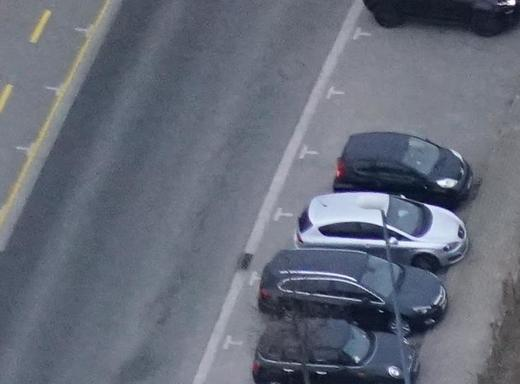
#> input picture Python_Scripts/TensorRT/273image.jpg, 520 x 384 px
$ python plot_register_translation_skimage.py ../TensorRT/273image.jpg ../TensorRT/273image.jpg
#> lines starting #> are read from the running program, lines starting #| are printed output that depends on the picture
"""
=====================================
Cross-Correlation (Phase Correlation)
=====================================

In this example, we use phase correlation to identify the relative shift
between two similar-sized images.

The ``register_translation`` function uses cross-correlation in Fourier space,
optionally employing an upsampled matrix-multiplication DFT to achieve
arbitrary subpixel precision [1]_.

.. [1] Manuel Guizar-Sicairos, Samuel T. Thurman, and James R. Fienup,
       "Efficient subpixel image registration algorithms," Optics Letters 33,
       156-158 (2008). :DOI:`10.1364/OL.33.000156`

"""
import numpy as np
import matplotlib.pyplot as plt

from skimage import data
from skimage import feature
from skimage.feature import register_translation
from skimage.feature.register_translation import _upsampled_dft
from scipy.ndimage import fourier_shift

import argparse
import cv2

# Parse arguments
parser = argparse.ArgumentParser()
parser.add_argument('image1', help='path to image')
parser.add_argument('image2', help='path to image')
args = vars(parser.parse_args())

image = cv2.imread(args['image1'],0)
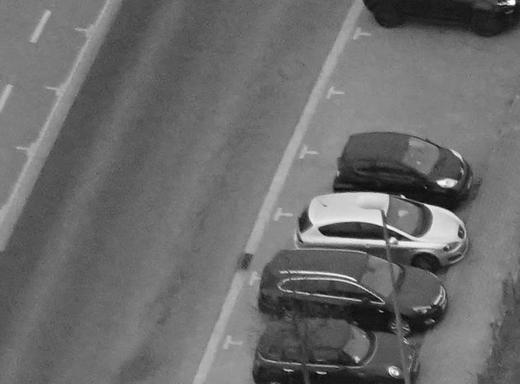
#> image: shape (384, 520); min 3, max 255, mean 108.1
print(image)
#> (printed output is left out)
offset_image = cv2.imread(args['image2'],0)

""" image = data.camera()
shift = (-22.4, 13.32)
# The shift corresponds to the pixel offset relative to the reference image
offset_image = fourier_shift(np.fft.fftn(image), shift)
offset_image = np.fft.ifftn(offset_image)
print("Known offset (y, x): {}".format(shift)) """

# pixel precision first
shift, error, diffphase = register_translation(image, offset_image)
#> shift = [0, 0]; error = 1; diffphase = 1.88e-37

fig = plt.figure(figsize=(8, 3))
ax1 = plt.subplot(1, 3, 1)
ax2 = plt.subplot(1, 3, 2, sharex=ax1, sharey=ax1)
ax3 = plt.subplot(1, 3, 3)

ax1.imshow(image, cmap='gray')
ax1.set_axis_off()
ax1.set_title('Reference image')

ax2.imshow(offset_image.real, cmap='gray')
ax2.set_axis_off()
ax2.set_title('Offset image')

# Show the output of a cross-correlation to show what the algorithm is
# doing behind the scenes
image_product = np.fft.fft2(image) * np.fft.fft2(offset_image).conj()
cc_image = np.fft.fftshift(np.fft.ifft2(image_product))
ax3.imshow(cc_image.real)
ax3.set_axis_off()
ax3.set_title("Cross-correlation")

plt.show()
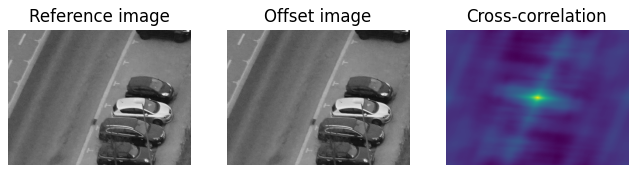
#> figure drawn by matplotlib, 3 panels

print("Detected pixel offset (y, x): {}".format(shift))
#| Detected pixel offset (y, x): [0. 0.]

# subpixel precision
#> (the run stopped early here; a loop or call above may not have finished)
